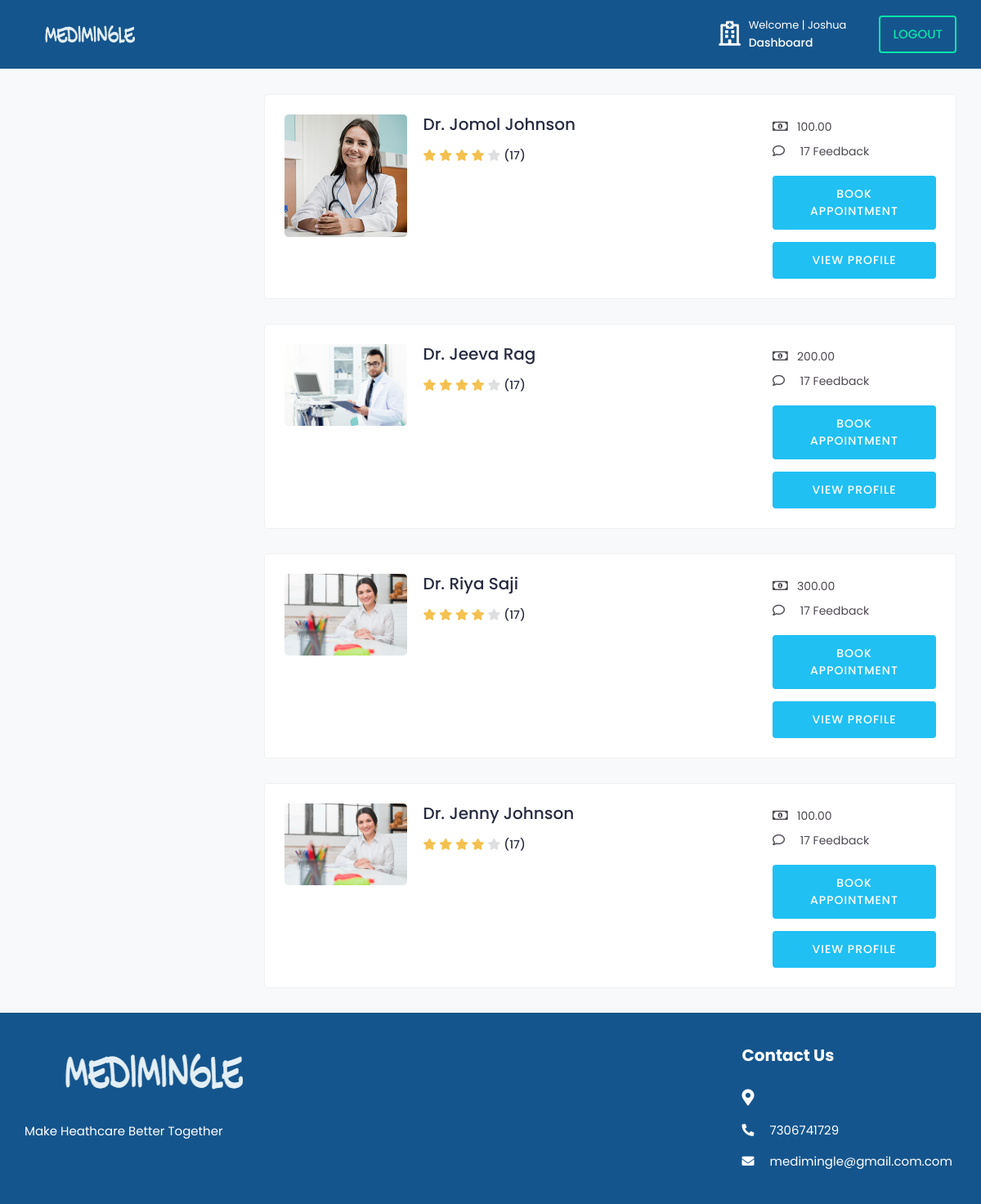
The page /doctors/ (signed in) on the database its author committed.
### medi/models.py (models this page shows, shortened)
class tbl_user(AbstractUser):
    email=models.EmailField(unique=True)
    phone_number=models.CharField(max_length=15, null=True)
    USER_TYPE_CHOICES = (
        ('patient', 'Patient'),('doctor', 'Doctor'),
    )
    user_type = models.CharField(
        max_length=10,
        choices=USER_TYPE_CHOICES,
        default='patient',
    )
    is_email_verified = models.BooleanField(default=False)
    email_verification_token = models.CharField(max_length=255, blank=True, null=True)
    status= models.BooleanField(default=False)

class Doctor(models.Model):
    user = models.OneToOneField(tbl_user, on_delete=models.CASCADE)
    city  = models.CharField(max_length=50,null=True,blank=True)
    profile_image = models.ImageField(upload_to='doctor/',default='default.png')
    gender = models.CharField(max_length=10, blank=True)
    description = models.TextField(blank=True)
    date_joined = models.DateTimeField(default=datetime.now, blank=True)
    consulting_fee = models.DecimalField(max_digits=10, decimal_places=2,blank=True,null=True)
    registration_number = models.CharField(max_length=50, null=True, blank=True)
    certificate = models.FileField(upload_to='certificates/', null=True, blank=True)

### medi/views.py (the view)
# urls.py: path('doctors/',views.doctors, name='doctors'),
@never_cache
@login_required(login_url='signin')
def doctors(request):
    doctors = Doctor.objects.all()
    context = {
        'doctors':doctors,
    }
    return render(request, 'doctors.html', context)

### templates/doctors.html (shortened to what this page needs)
{% load static %}
{% include 'includes/main_header.html' %}
			<div class="content">
				<div class="container-fluid">
					<div class="row">
						<div class="col-md-12 col-lg-4 col-xl-3 theiaStickySidebar">
						</div>
						<div class="col-md-12 col-lg-8 col-xl-9">
							{% for doctor in doctors %}
							<div class="card">
								<div class="card-body">
									<div class="doctor-widget">
										<div class="doc-info-left">
											<div class="doctor-img">
													<img src="{{ doctor.profile_image.url }}" class="img-fluid" alt="User Image">
											</div>
											<div class="doc-info-cont">
												<h4 class="doc-name">Dr. {{doctor.user.first_name}} {{doctor.user.last_name}}</a></h4>
												<div class="rating">
													<i class="fas fa-star filled"></i>
													<i class="fas fa-star filled"></i>
													<i class="fas fa-star filled"></i>
													<i class="fas fa-star filled"></i>
													<i class="fas fa-star"></i>
													<span class="d-inline-block average-rating">(17)</span>
												</div>
											</div>
										</div>
										<div class="doc-info-right">
											<div class="clini-infos">
												<ul>
													<li><i class="far fa-money-bill-alt"></i>{{doctor.consulting_fee}}</li>
													<li><i class="far fa-comment"></i> 17 Feedback</li>
													</ul>
											</div>
											<div class="clinic-booking">
												<a class="apt-btn" name="book" href="{% url 'booking' doctor.id %}">Book Appointment</a>
												<a class="apt-btn" href="{% url 'doctor_profile' doctor.id %}">View Profile</a>
											</div>
										</div>
									</div>
								</div>
							</div>
							{% endfor %}
						</div>
					</div>
				</div>
			</div>
			<footer class="footer">
				<div class="footer-top">
					<div class="container-fluid">
						<div class="row">
							<div class="col-lg-3 col-md-6">
								<div class="footer-widget footer-about">
									<div class="footer-logo">
										<img src="{% static '/assets/img/logo.png'%}" alt="logo">
									</div>
									<div class="footer-about-content">
										<p>Make Heathcare Better Together</p>
									</div>
								</div>
							</div>
							<div class="col-lg-3 col-md-6">
							</div>
							<div class="col-lg-3 col-md-6">
							</div>
							<div class="col-lg-3 col-md-6">
								<div class="footer-widget footer-contact">
									<h2 class="footer-title">Contact Us</h2>
									<div class="footer-contact-info">
										<div class="footer-address">
											<span><i class="fas fa-map-marker-alt"></i></span>
										</div>
										<p>
											<i class="fas fa-phone-alt"></i>
											7306741729
										</p>
										<p class="mb-0">
											<i class="fas fa-envelope"></i>
											medimingle@gmail.com.com
										</p>
									</div>
								</div>
							</div>
						</div>
					</div>
				</div>
						</div>
	</body>
</html>

### templates/includes/main_header.html (shortened to what this page needs)
{% load static %}
<!DOCTYPE html>
<html lang="en">
<head>
		<link rel="stylesheet" href="{% static '/assets/css/bootstrap.min.css'%}">
		<link rel="stylesheet" href="{% static '/assets/plugins/fontawesome/css/fontawesome.min.css'%}">
		<link rel="stylesheet" href="{% static '/assets/plugins/fontawesome/css/all.min.css'%}">
		<link rel="stylesheet" href="{% static '/assets/css/style.css'%}">
	</head>
	<body>
		<div class="main-wrapper">
			{% load static %}
<header class="header">
    <nav class="navbar navbar-expand-lg header-nav">
        <div class="navbar-header">
            <a href="index-2.html" class="navbar-brand logo">
                <img src="{% static '/assets/img/logo.png'%}" class="img-fluid" alt="Logo">
            </a>
        </div>
        <ul class="nav header-navbar-rht">
            <li class="nav-item contact-item">
                <div class="header-contact-img">
                    <i  style="color: white;" class="far fa-hospital"></i>
                </div>
                <div class="header-contact-detail">
                    {% if user.is_authenticated %}
                        <p style="color: white;" class="contact-header">Welcome | {{ user.first_name }}</p>
                        {% if user.user_type == 'doctor' %}
                            <p class="contact-info-header"><a href="{% url 'doctor_dashboard' %}" style="color: white;" >Dashboard</a></p>
                        {% else %}
                        <p style="color: white;" class="contact-info-header"><a href="{% url 'patient_dashboard' %}" style="color: white;" >Dashboard</a></p>
                        {% endif %}
                    {% endif %}
                </div>
            </li>
            <li class="nav-item">
				{% if user.is_authenticated %}
				<li class="nav-item">
					<a class="nav-link header-login" href="{% url 'logout' %}">Logout</a>
				</li>
				{% endif %}
        </ul>
    </nav>
</header>

### rows shown on the page
tbl_user: first_name "Joshua"
Doctor: profile_image (picture), user.first_name "Jomol", user.last_name "Johnson", consulting_fee "100.00"
Doctor: profile_image (picture), user.first_name "Jeeva", user.last_name "Rag", consulting_fee "200.00"
Doctor: profile_image (placeholder picture), user.first_name "Riya", user.last_name "Saji", consulting_fee "300.00"
Doctor: profile_image (placeholder picture), user.first_name "Jenny", user.last_name "Johnson", consulting_fee "100.00"
